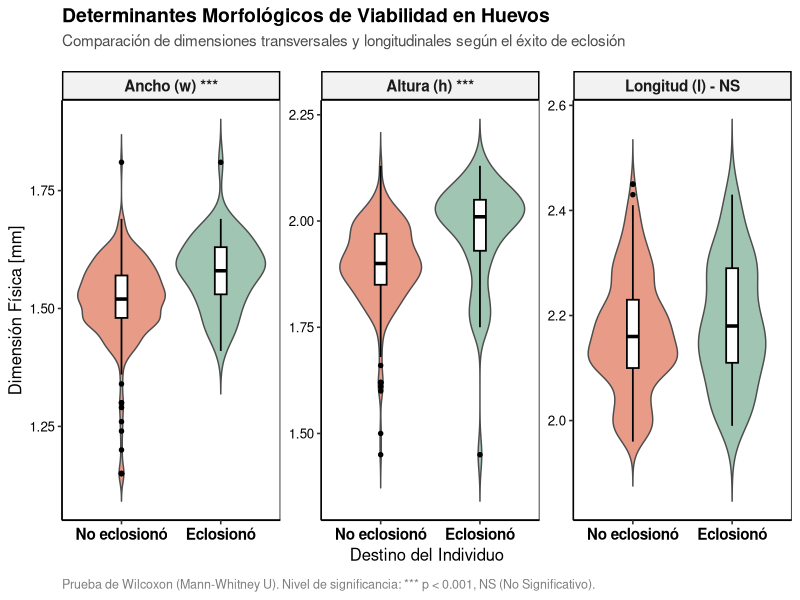
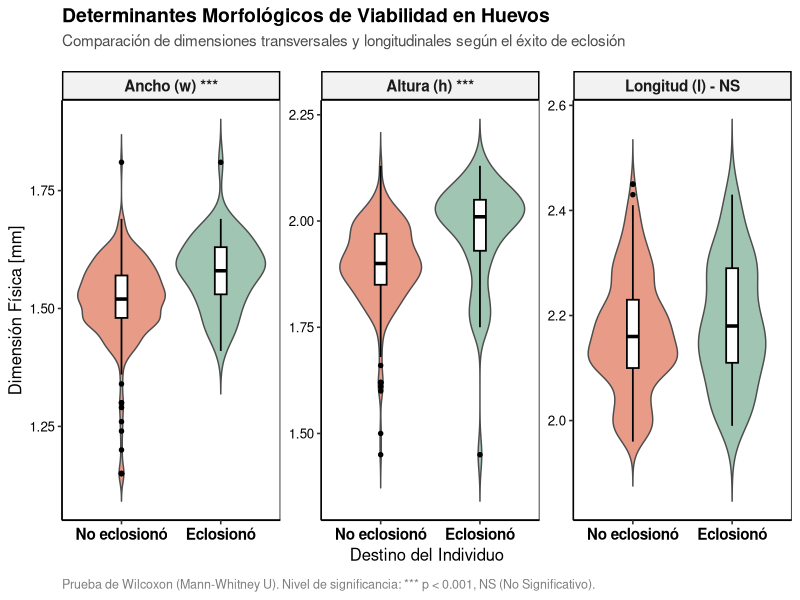

The R script that drew these images, in order:
# Archivo: R/paper_analisis_final.R

# Carga de dependencias
paquetes <- c("dplyr", "tidyr", "ggplot2", "car", "readxl", "glue")
faltantes <- paquetes[!(paquetes %in% installed.packages()[,"Package"])]
if(length(faltantes)) install.packages(faltantes)
invisible(lapply(paquetes, library, character.only = TRUE))

# 1. Extracción y Limpieza con Etiquetas Descriptivas Reales
df <- read_excel("data/raw/p_EGGS_EJES.xlsx", sheet = "DATA_MOD_01")
df_binario <- df %>%
  mutate(exito_eclosion = factor(ifelse(estado == "No viable", "No eclosionó", "Eclosionó"), 
                                 levels = c("No eclosionó", "Eclosionó")))

# --- FASE 1: PRUEBAS MATEMÁTICAS ESTRICTAS ---
ancho_fallo <- df_binario$ancho[df_binario$exito_eclosion == "No eclosionó"]
p_shapiro_fallo <- shapiro.test(ancho_fallo)$p.value

test_ancho <- wilcox.test(ancho ~ exito_eclosion, data = df_binario, exact = FALSE)
test_altura <- wilcox.test(altura ~ exito_eclosion, data = df_binario, exact = FALSE)
test_longitud <- wilcox.test(longitud ~ exito_eclosion, data = df_binario, exact = FALSE)

formatear_p <- function(p) {
  if (p < 0.001) return("< 0.001")
  return(sprintf("= %.3f", p))
}

# --- FASE 2: REDACCIÓN DINÁMICA DEL PAPER ---
texto_informe <- glue::glue("
  --- COPIAR EN SECCIÓN: ANÁLISIS ESTADÍSTICO / METODOLOGÍA ---
  La selección de las pruebas de hipótesis inferenciales se basó estrictamente en la auditoría de los supuestos paramétricos. La prueba de Shapiro-Wilk demostró una severa violación del supuesto de normalidad en la distribución morfológica de la clase mayoritaria (p {formatear_p(p_shapiro_fallo)}). Por tanto, para evitar sesgos por asimetría y heterogeneidad muestral (285 observaciones frente a 53), se empleó la prueba robusta de suma de rangos de Wilcoxon (Mann-Whitney U) para todas las comparaciones dimensionales.
  
  --- COPIAR EN SECCIÓN: RESULTADOS ---
  El análisis morfológico reveló que la viabilidad de la eclosión depende de manera crítica de la sección transversal del huevo, mientras que el eje longitudinal carece de poder predictivo. Se detectaron diferencias estadísticamente significativas tanto en el ancho (W = {test_ancho$statistic}, p {formatear_p(test_ancho$p.value)}) como en la altura (W = {test_altura$statistic}, p {formatear_p(test_altura$p.value)}), confirmando que los individuos viables requieren un área transversal mayor. Por el contrario, la longitud del huevo no presentó diferencias significativas entre los grupos (W = {test_longitud$statistic}, p {formatear_p(test_longitud$p.value)}).
  --------------------------------------------------------------
")

cat("\n", texto_informe, "\n")

# --- FASE 3: GRÁFICA CIENTÍFICA (Con Títulos, Subtítulos y Pasteles Académicos) ---
df_long <- df_binario %>%
  select(exito_eclosion, ancho, altura, longitud) %>%
  pivot_longer(cols = c(ancho, altura, longitud), names_to = "dimension", values_to = "medida") %>%
  mutate(dimension = factor(dimension, 
                            levels = c("ancho", "altura", "longitud"),
                            labels = c("Ancho (w) ***", "Altura (h) ***", "Longitud (l) - NS")))

figura_paper <- ggplot(df_long, aes(x = exito_eclosion, y = medida, fill = exito_eclosion)) +
  
  # Violines con color pastel académico y ligera transparencia
  geom_violin(trim = FALSE, alpha = 0.75, color = "grey30", linewidth = 0.5) +
  
  # Boxplot incrustado, limpio
  geom_boxplot(width = 0.12, fill = "white", color = "black", 
               outlier.shape = 21, outlier.fill = "black", outlier.size = 1.2, linewidth = 0.6) +
  
  facet_wrap(~dimension, scales = "free_y") +
  
  # Paleta Terracota y Verde Salvia
  scale_fill_manual(values = c("No eclosionó" = "#e07a5f", "Eclosionó" = "#81b29a")) +
  
  theme_classic(base_size = 12) +
  theme(
    legend.position = "none",
    # Estilizado de títulos para que no parezcan de PowerPoint básico
    plot.title = element_text(face = "bold", size = 14, margin = margin(b = 5)),
    plot.subtitle = element_text(size = 11, color = "grey30", margin = margin(b = 15)),
    plot.caption = element_text(size = 9, color = "grey50", hjust = 0, margin = margin(t = 10)),
    strip.background = element_rect(fill = "grey95", color = "black", linewidth = 1),
    strip.text = element_text(face = "bold", size = 11),
    axis.text.x = element_text(color = "black", face = "bold", size = 11),
    axis.text.y = element_text(color = "black"),
    panel.border = element_rect(color = "black", fill = NA, linewidth = 0.5)
  ) +
  # Textos completos exigidos
  labs(
    title = "Determinantes Morfológicos de Viabilidad en Huevos",
    subtitle = "Comparación de dimensiones transversales y longitudinales según el éxito de eclosión",
    caption = "Prueba de Wilcoxon (Mann-Whitney U). Nivel de significancia: *** p < 0.001, NS (No Significativo).",
    x = "Destino del Individuo", 
    y = "Dimensión Física [mm]"
  )

print(figura_paper)
ggsave("figura_01_violines.tiff",
       plot = figura_paper, width = 8.5, height = 5.5, dpi = 300, compression = "lzw"
       ,path = "pics")
